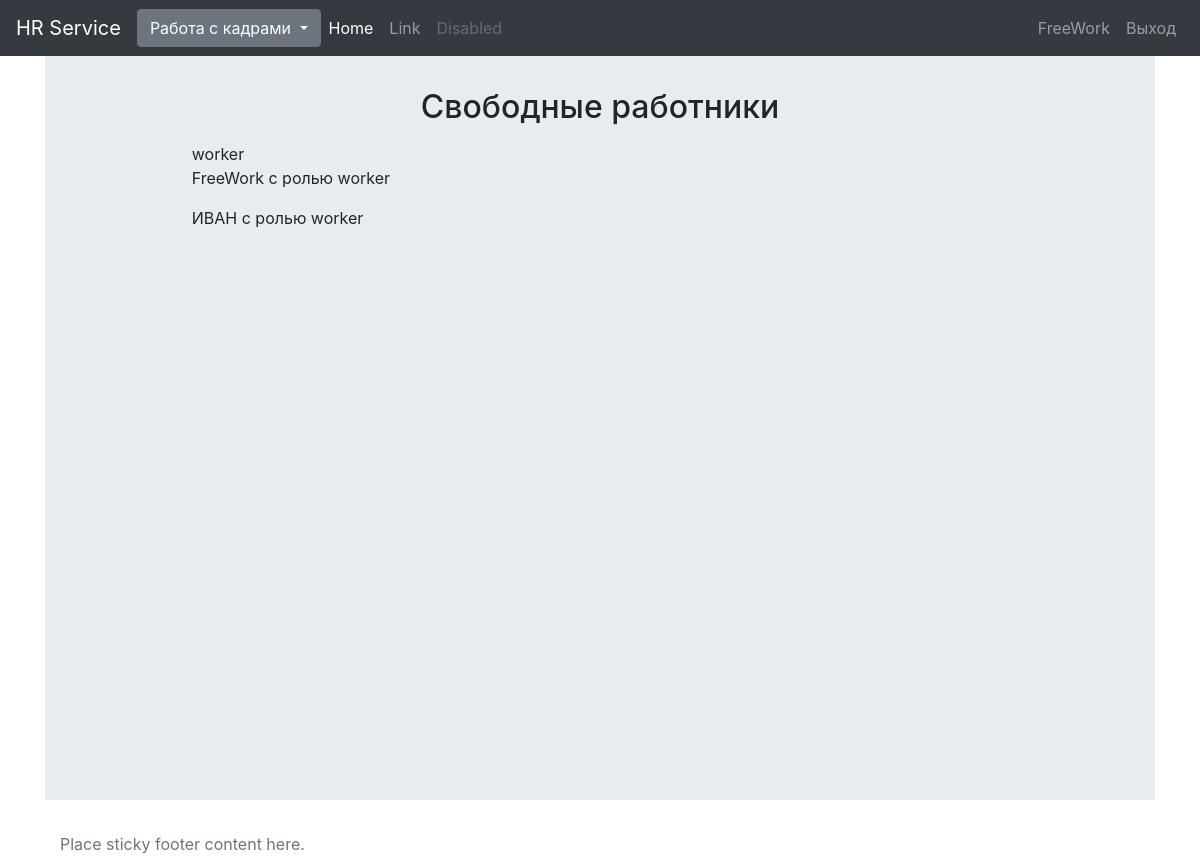
The app's page /free_worker/ (signed in), older data.
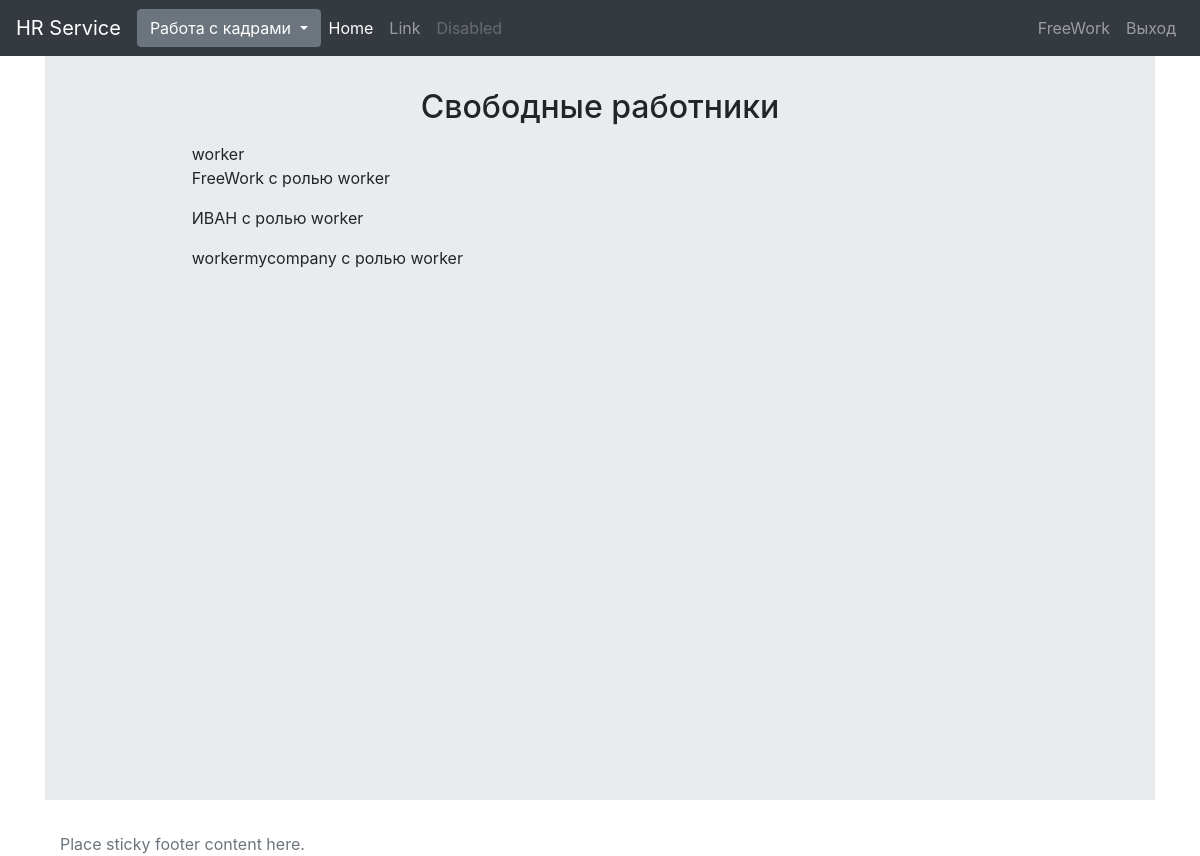
The same page, newer data.
### hrapp/models.py (models this page shows, shortened)
class Worker(models.Model):
    user = models.OneToOneField(User, on_delete=models.CASCADE)
    CHOICES_ROLE = (
        ('admin', 'Главный администратор компании'),
        ('worker', 'Наемный рабочий'),
        ('hrworker', 'Работник отдела кадров')
    )
    role = models.CharField(max_length=10, choices=CHOICES_ROLE)
    position = models.ForeignKey(Position, on_delete=models.SET_NULL, null=True, blank=True)
    vakant = models.BooleanField()

### hrapp/views.py (the view)
# urls.py: path('free_worker/', hr_views.freelist, name='free_worker'),
def freelist(request):
    worker = Worker.objects.get(user=request.user)
    freeworkerlist = Worker.objects.filter(vakant=True)
    return render(request, 'hrapp/worklist/freelist.html', {'worker': worker, 'fwl': freeworkerlist})

### hrapp/templates/hrapp/worklist/freelist.html
{% extends 'hrapp/base.html' %}
{% block namepage %}Свободные работники{% endblock namepage %}
{% block content %}
    {{ worker.role }}
    {% for worker in fwl %}
        <p>{{worker.user.username}} с ролью {{worker.role}}</p>
    {% endfor %}
{% endblock content %}

Row changes from the older to the newer data that the page shows:
now on this page (row edited): Worker: user.username "workermycompany", role "worker"
